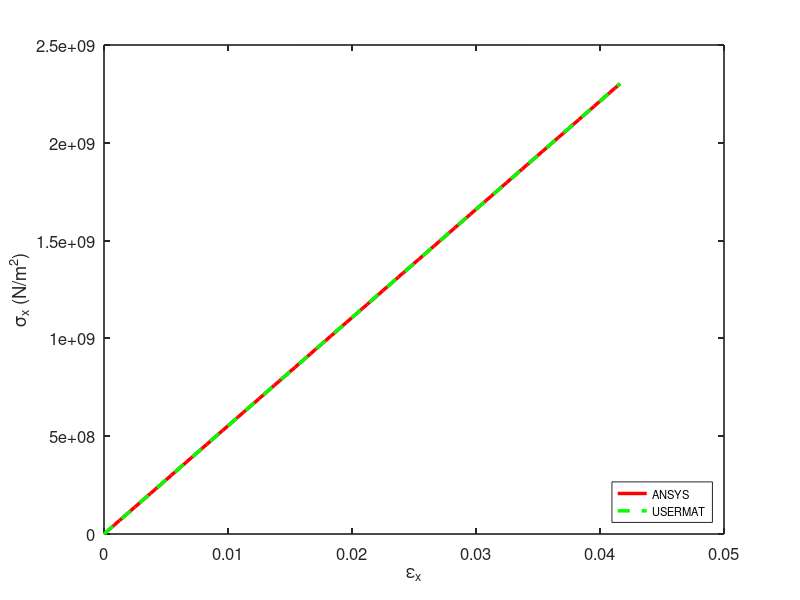

The MATLAB source for this figure:
A=load('Ansys_sx.txt');
Ansys_sx = A(:,2);
Time  = A(:,1);


B = load('Ansys_ex.txt');
Ansys_ex = B(:,2);


C = load('user_sx.txt');
user_sx = C(:,2);

D = load('user_ex.txt');
user_ex = D(:,2);


figure(1,'position',[50,50,1000,750])
plot(Ansys_ex,Ansys_sx,'r-',"linewidth", 2.5)
hold on
plot(user_ex ,user_sx ,'g--',"linewidth", 2.5)
set(gca, "linewidth",1.2, "fontsize", 12)
legend('ANSYS','USERMAT','Location','SouthEast','fontsize',8)
xlabel('\epsilon_{x}')
ylabel('\sigma_{x} (N/m^2)')
